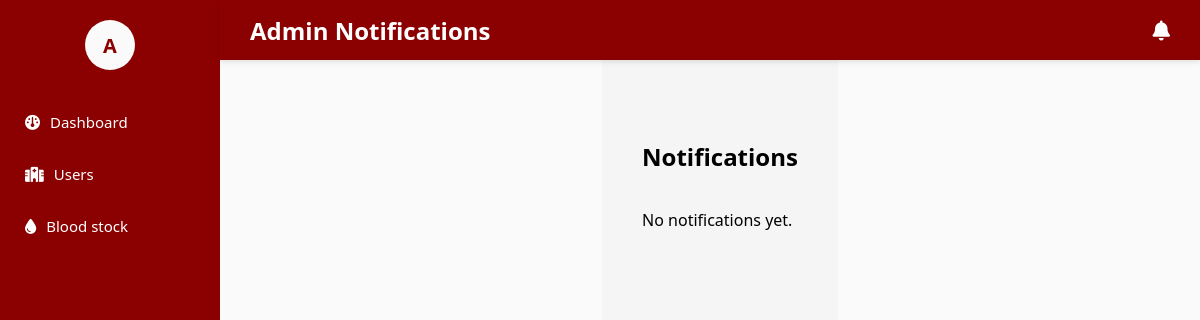
The app's page /dashboard/admin_notifications/ (signed in), older data.
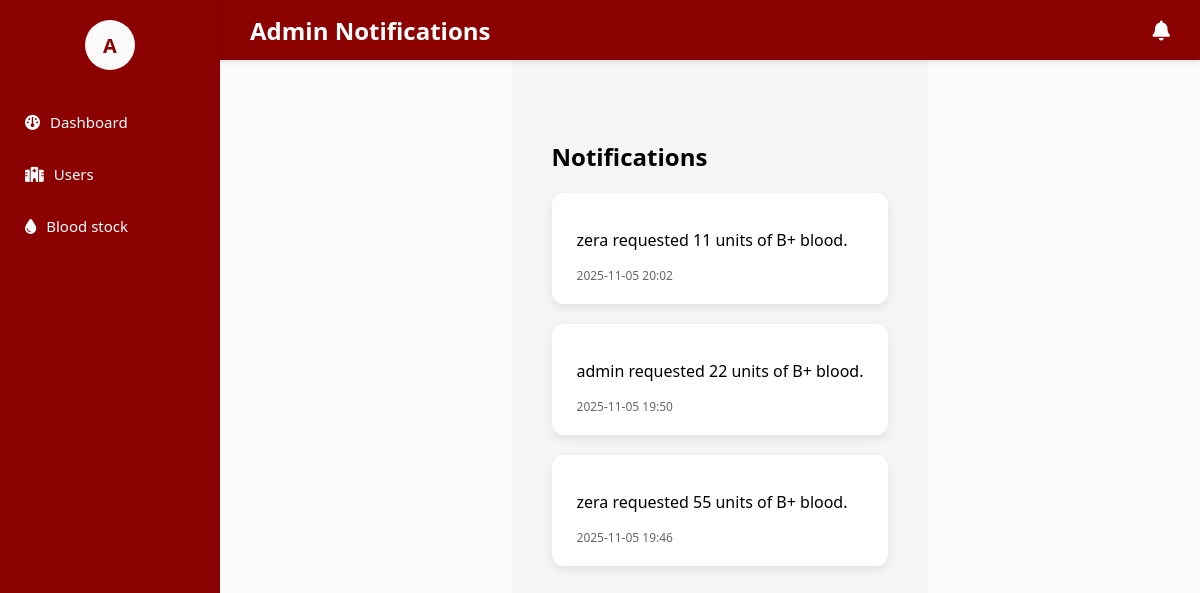
The same page, newer data.
### blood_bank_app/models.py (models this page shows, shortened)
class AdminNotification(models.Model):
    user = models.ForeignKey(User, on_delete=models.CASCADE, null=True, blank=True)  # ✅ added
    message = models.TextField()
    created_at = models.DateTimeField(auto_now_add=True)
    is_read = models.BooleanField(default=False)

### blood_bank_app/views.py (the view)
# urls.py: path('dashboard/admin_notifications/', views.admin_notifications, name='admin_notifications'),
@login_required
def admin_notifications(request):
    notifications = AdminNotification.objects.all().order_by('-created_at')
    unread_notifications = notifications.filter(is_read=False)
    unread_notifications.update(is_read=True)
    context = {
        'notifications': notifications,
    }
    return render(request, 'dashboard/admin_notifications.html', context)

### blood_bank_app/templates/dashboard/admin_notifications.html (shortened to what this page needs)
{% extends "master.html" %}
{% load static %}
{% block content %}
<div class="sidebar">
    <div class="profile-container">
        <div class="profile-icon" onclick="toggleProfile()">
            {{ request.user.username|slice:":1"|upper }}
        </div>
    </div>
    <a href="{% url 'admin_dashboard' %}"><i class="fa-solid fa-gauge"></i> Dashboard</a>
    <a href="{% url 'users' %}"><i class="fa-solid fa-hospital"></i> Users</a>
    <a href="{% url 'blood_stock_dashboard' %}"><i class="fa-solid fa-droplet"></i> Blood stock</a>
</div>
<div class="topbar">
    <span>Admin Notifications</span>
    <div class="topbar-icons">
        <a href="{% url 'admin_notifications' %}" class="notification-icon" title="Notifications">
            <i class="fa-solid fa-bell"></i>
        </a>
    </div>
</div>
<div class="section">
    <h2>Notifications</h2>
    <div class="notif-list">
        {% for notif in notifications %}
            <div class="notif-item {% if not notif.is_read %}unread{% endif %}">
                <p>{{ notif.message }}</p>
                <span class="notif-time">{{ notif.created_at|date:"Y-m-d H:i" }}</span>
            </div>
        {% empty %}
            <p>No notifications yet.</p>
        {% endfor %}
    </div>
</div>
<link rel="stylesheet" href="https://cdnjs.cloudflare.com/ajax/libs/font-awesome/6.5.0/css/all.min.css">
{% endblock %}

Row changes from the older to the newer data that the page shows:
added AdminNotification: message "zera requested 11 units of B+ blood.", created_at "2025-11-05 20:02"
added AdminNotification: message "admin requested 22 units of B+ blood.", created_at "2025-11-05 19:50"
added AdminNotification: message "zera requested 55 units of B+ blood.", created_at "2025-11-05 19:46"
Text that changed along with them:
text no longer shown: "No notifications yet."
